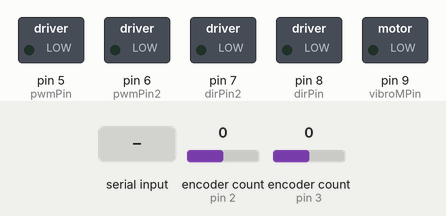
This sketch was run on a simulated Arduino Uno, built with avr-gcc and run on an emulated ATmega328P. Shown: switched loads named in the sketch (green lamp = pin HIGH). The inputs (shaded band) are chosen by the test bench; at power-on: encoder count (sensors on pin 2, pin 3) 0.

Above: at 1.2 s.
1.3 s: "90,45\n" received over Serial
At 2.6 s:
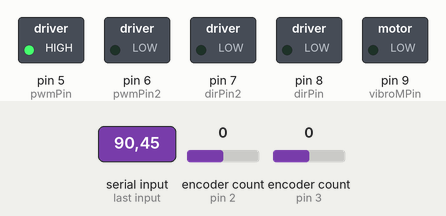
2.9 s: "1\n" received over Serial
At 4.0 s:
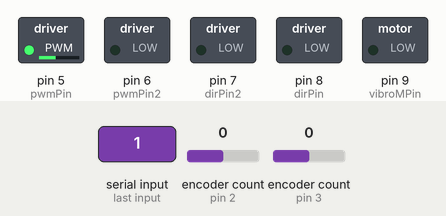
4.5 s: "30,150\n" received over Serial
At 5.2 s:
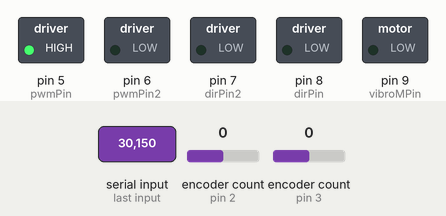
Timing chart, 0 to 7.5 s (numbered marks = the images above; inputs shaded):
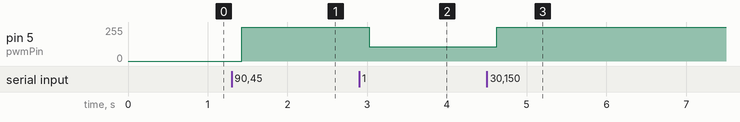

Measured:
- after the input at 1.3 s, pin 5 (pwmPin): 0/255 → 255/255 after 0.13 s
- after the input at 2.9 s, pin 5 (pwmPin): 255/255 → 106/255 after 0.13 s
- after the input at 4.5 s, pin 5 (pwmPin): 106/255 → 255/255 after 0.13 s

The sketch:

projectCode1.ino
```cpp
//--------------------------------------------------------------------------
// Code for SP25 ME 327 Team 17 Final Project Hapkit boards
// Code updated by Saimai Lau 6.2.25
//--------------------------------------------------------------------------
// Parameters that define what environment to render
// #define ENABLE_SEND_POS     // For the board reading the encoders
#define ENABLE_FEEDBACK     // For the board controlling the motors
#define ENABLE_VIBRATION    // For the board controlling the motors

// Includes
#include <math.h>
#include <Encoder.h>

// Pin declares
int pwmPin = 5; // PWM output pin for motor 1
int dirPin = 8; // direction output pin for motor 1
int pwmPin2 = 6; // PWM output pin for motor 1
int dirPin2 = 7; // direction output pin for motor 1
int encoderPinA = 2;
int encoderPinB = 12;
int encoderPin2A = 3;
int encoderPin2B = 13;
Encoder linkEnc(encoderPinA, encoderPinB);
Encoder pullEnc(encoderPin2A, encoderPin2B);
long prev_Pos_link = -999;
long prev_Pos_pull = -999;

int vibroMPin = 9;

// Kinematics variables
double xp = 0;           // position of the paddle [m]
double xp_prev;          // Distance of the paddle at previous time step
double xp_prev2;
double dxp;              // Velocity of the paddle
double dxp_prev;
double dxp_prev2;
double dxp_filt;         // Filtered velocity of the paddle
double dxp_filt_prev;
double dxp_filt_prev2;

double thp = 0;           // angle of paddle [rad]

// Dynamics variables
double Rcap = 0.0045;
double Rp = 0.025;
double Rs = 0.04;
double L0 = 0.14;

double Lb = 0.04;
double Ls = 0.064;
double Ll = 0.124;

int count_down = 0;

// Force output variables
double force = 0;           // force at the handle
double Tp = 0;              // torque of the motor pulley
double Tp_inter = 0;
double Tp2 = 0;
double duty = 0;            // duty cylce (between 0 and 255)
unsigned int output = 0;    // output command to the motor
double duty2 = 0;           // duty cylce (between 0 and 255)
unsigned int output2 = 0;    // output command to the motor

int vibrate = 0;
int vibSign = 1;

// --------------------------------------------------------------
// Setup function -- NO NEED TO EDIT
// --------------------------------------------------------------
void setup()
{
  // Set up serial communication
  Serial.begin(115200);

  // Set PWM frequency
  setPwmFrequency(pwmPin,1);
  setPwmFrequency(pwmPin2,8);

  // Output pins
  pinMode(pwmPin, OUTPUT);  // PWM pin for motor A
  pinMode(dirPin, OUTPUT);  // dir pin for motor A
  pinMode(pwmPin2, OUTPUT);  // PWM pin for motor B
  pinMode(dirPin2, OUTPUT);  // dir pin for motor B

  // Initialize motor
  analogWrite(pwmPin, 0);     // set to not be spinning (0/255)
  digitalWrite(dirPin, LOW);  // set direction
  analogWrite(pwmPin2, 0);     // set to not be spinning (0/255)
  digitalWrite(dirPin2, LOW);  // set direction

  pinMode(vibroMPin, OUTPUT);
}


// --------------------------------------------------------------
// Main Loop
// --------------------------------------------------------------
void loop()
{
  #ifdef ENABLE_FEEDBACK
    if(Serial.available()){
      String sD = Serial.readString();
      sD.trim();
      if(sD.substring(0,1)!="V"){
        int i = sD.indexOf(",");
        force = -sD.substring(0,i).toDouble();
        Tp_inter = sD.substring(i+1).toDouble();
      } else if(sD.substring(0,1)=="V"){
        vibrate = sD.substring(1).toFloat();
      }
    }
  #endif

  long updatedPos = -linkEnc.read();
  long updatedPos2 = pullEnc.read();

  // // Link pos
  double ths = (updatedPos*2*PI/2000)*Rcap/Rs;
  // double ths = asin(xp/sqrt(pow(L0,2)+pow(xp,2)))+atan(xp/L0);
  xp = L0*sin(ths)/(1+cos(ths));

  // Calculate velocity with loop time estimation
  dxp = (double)(xp - xp_prev) / 0.001;

  // Calculate the filtered velocity of the handle using an infinite impulse response filter
  dxp_filt = .9*dxp + 0.1*dxp_prev;

  // Record the position and velocity
  xp_prev2 = xp_prev;
  xp_prev = xp;

  dxp_prev2 = dxp_prev;
  dxp_prev = dxp;

  dxp_filt_prev2 = dxp_filt_prev;
  dxp_filt_prev = dxp_filt;

  // Drum pos
  double ths2 = (updatedPos2*2*PI/2000);
  thp = Rcap/Rp*(ths2-xp*184.9796);
  // thp = ths2;

  #ifdef ENABLE_SEND_POS
    Serial.print(xp, 5);
    Serial.print(",");
    Serial.println(thp,5);
  #endif

  #ifdef ENABLE_VIBRATION
    // if(Serial.available()){
    //   String sD = Serial.readString();
    //   sD.trim();
    //   vibrate = sD.toFloat();
    // }
    double b = 3;
    double x_wall = 0.02;
    if(vibrate==1){
      // if (dxp_filt>=0) Tp_inter = b*0.1;
      // else Tp_inter = -b*0.02;
      if (!count_down){
        count_down = 100;
      }
      if(count_down%25==0){
        vibSign = -vibSign;
      }
      Tp_inter = b*0.006*vibSign;
      analogWrite(vibroMPin, 150);
      // delay(1000);
      count_down -= 1;
    } else {
      Tp_inter = 0;
      analogWrite(vibroMPin, 0);
      count_down = 0;
    }
  #endif

  // Calculate the motor torque: Tp = ?
  Tp = L0/(1+cos(ths))*force/Rs*Rcap;
  Tp2 = Tp_inter/Rp*Rcap;


  //*************************************************************
  //************        Force output          *******************
  //*************************************************************

  // Determine correct direction for motor torque
  if(force > 0) {
    digitalWrite(dirPin, HIGH);
  } else {
    digitalWrite(dirPin, LOW);
  }
  if(Tp2 > 0) {
    digitalWrite(dirPin2, HIGH);
  } else {
    digitalWrite(dirPin2, LOW);
  }

  // Compute the duty cycle required to generate Tp (torque at the motor pulley)
  duty = sqrt(abs(Tp)/0.04526300208292487);
  duty2 = sqrt(abs(Tp2)/0.04526300208292487);
  // Serial.println(force);
  // Serial.println(Tp2);

  // Make sure the duty cycle is between 0 and 100%
  if (duty > 1) {
    duty = 1;
  } else if (duty < 0) {
    duty = 0;
  }
  if (duty2 > 1) {
    duty2 = 1;
  } else if (duty2 < 0) {
    duty2 = 0;
  }
  // Serial.println(duty);
  output = (int)(duty* 255);   // convert duty cycle to output signal
  analogWrite(pwmPin,output);  // output the signal
  output2 = (int)(duty2* 255);   // convert duty cycle to output signal
  analogWrite(pwmPin2,output2);  // output the signal
}

// --------------------------------------------------------------
// Function to set PWM Freq -- DO NOT EDIT
// --------------------------------------------------------------
void setPwmFrequency(int pin, int divisor) {
  byte mode;
  if(pin == 5 || pin == 6 || pin == 9 || pin == 10) {
    switch(divisor) {
      case 1: mode = 0x01; break;
      case 8: mode = 0x02; break;
      case 64: mode = 0x03; break;
      case 256: mode = 0x04; break;
      case 1024: mode = 0x05; break;
      default: return;
    }
    if(pin == 5 || pin == 6) {
      TCCR0B = TCCR0B & 0b11111000 | mode;
    } else {
      TCCR1B = TCCR1B & 0b11111000 | mode;
    }
  } else if(pin == 3 || pin == 11) {
    switch(divisor) {
      case 1: mode = 0x01; break;
      case 8: mode = 0x02; break;
      case 32: mode = 0x03; break;
      case 64: mode = 0x04; break;
      case 128: mode = 0x05; break;
      case 256: mode = 0x06; break;
      case 1024: mode = 0x7; break;
      default: return;
    }
    TCCR2B = TCCR2B & 0b11111000 | mode;
  }
}
```
